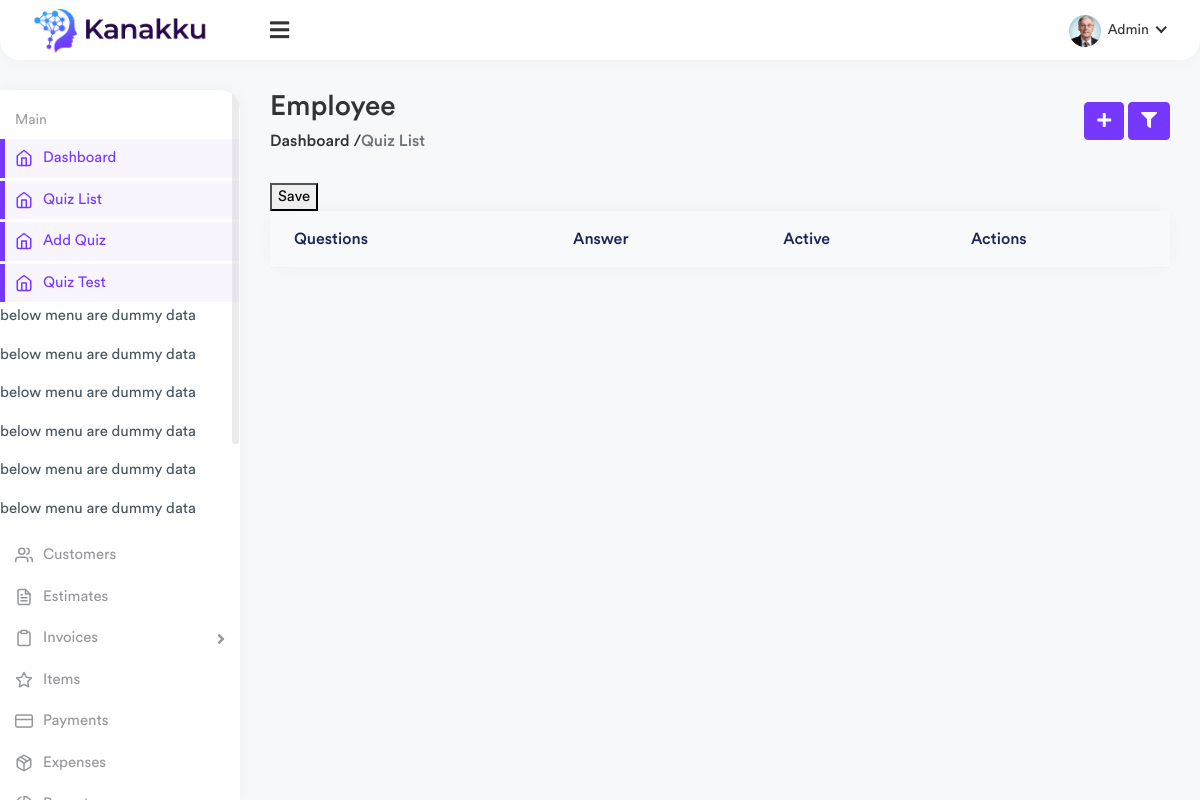
/quiz_list/ (signed in), run on an earlier commit of the app's database.
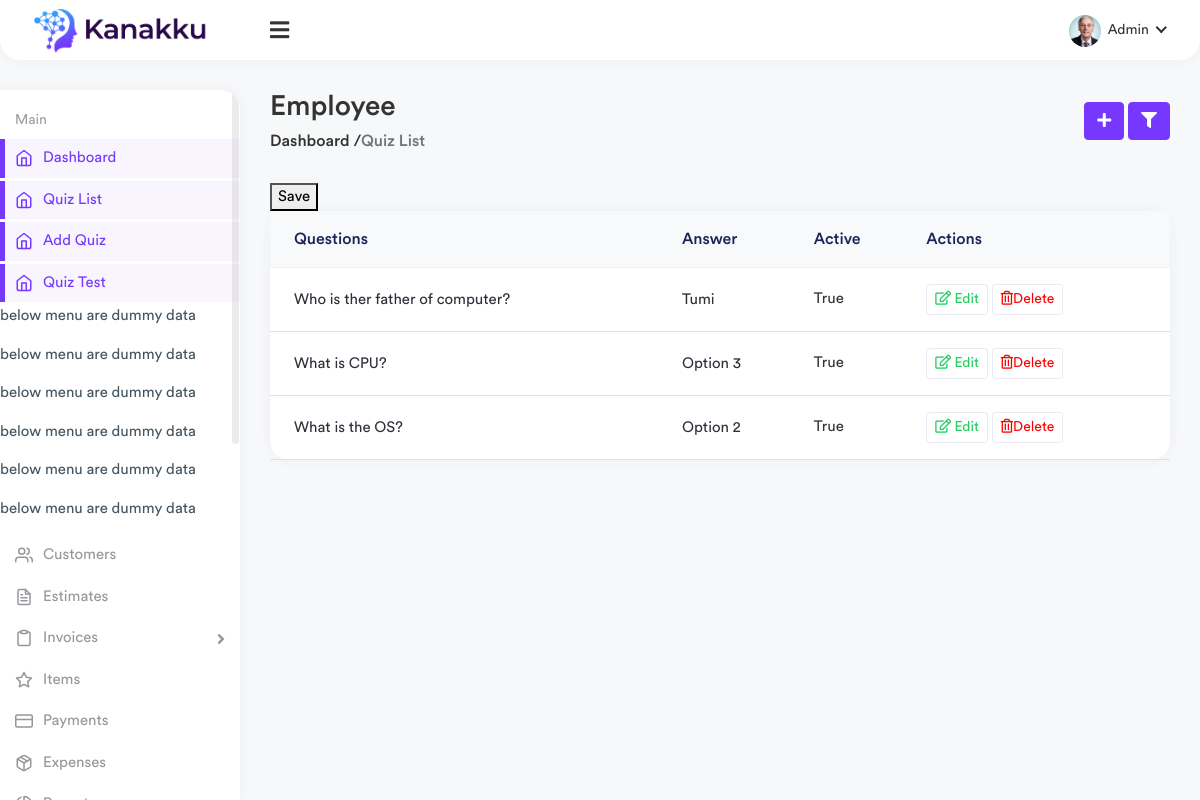
And on a later commit of the database.
### quiz/models.py (models this page shows, shortened)
class Quiz(models.Model):
    course_name = models.ForeignKey(Course, on_delete=models.CASCADE)
    question = models.CharField(max_length=250)
    option_1 = models.CharField(max_length=100)
    option_2 = models.CharField(max_length=100)
    option_3 = models.CharField(max_length=100)
    option_4 = models.CharField(max_length=100)
    marks = models.IntegerField(default=1)
    answer = models.CharField(max_length=100, null=True)
    active = models.BooleanField(default=True)

### quiz/views.py (the view)
# urls.py: path('quiz_list/', views.quiz_list, name="quiz_list" ),
@login_required
def quiz_list(request):
    context={}
    forms = CreateUserProfileForm()
    quizes = Quiz.objects.all()
    context['quizes'] = quizes
    context['forms'] = forms
    return render(request, 'quiz/quiz_list.html', context)

### templates/quiz/quiz_list.html (shortened to what this page needs)
{% extends 'base.html' %}
{% load static %}
{% block body %}
        <div class="content container-fluid">
            <div class="page-header">
                <div class="row align-items-center">
                    <div class="col">
                        <h3 class="page-title">Employee</h3>
                        <ul class="breadcrumb">
                            <li><a href="{% url 'home' %}">Dashboard / </a>
                            </li>
                            <li class="breadcrumb-item active"> Quiz List</li>
                        </ul>
                    </div>
                    <div class="col-auto">
                        <a href="" class="btn btn-primary mr-1">
                            <i class="fas fa-plus"></i>
                        </a>
                        <a class="btn btn-primary filter-btn" href="javascript:void(0);" id="filter_search">
                            <i class="fas fa-filter"></i>
                        </a>
                    </div>
                </div>
            </div>
            <div class="row">
                <form action="" method="post">
                    <button>Save</button>
                </form>
                <div class="col-sm-12">
                    <div class="card card-table">
                        <div class="card-body">
                            <div class="table-responsive">
                                <table class="table table-center table-hover">
                                    <thead class="thead-light">
                                    <tr>
                                        <th>Questions</th>
                                        <th>Answer</th>
                                        <th>Active</th>
                                        <th class="text-right">Actions</th>
                                    </tr>
                                    </thead>
                                    <tbody>
                                    {% for quiz in quizes %}
                                    <tr>
                                        <td>
                                            <h2 class="table-avatar">
                                                {{ quiz.question }}
                                            </h2>
                                        </td>
                                        <td>
                                            <h2>{{ quiz.answer }}</h2>
                                        </td>
                                        <td>
                                            {{ quiz.active }}
                                        </td>
                                        <td class="text-right">
                                            <a href="/dashboard/edit-employee/{{ employee.id }}" class="btn btn-sm btn-white text-success mr-2"><i
                                                    class="far fa-edit mr-1"></i> Edit</a>
                                            <a href="" class="btn btn-sm btn-white text-danger mr-2" data-toggle="modal" data-target="#exampleModal"
                                            onclick="show_modal({{ employee.id }})"><i
                                                    class="far fa-trash-alt mr-1"></i>Delete</a>
                                        </td>
                                    </tr>
                                    {% endfor %}
                                    </tbody>
                                </table>
                            </div>
                        </div>
                    </div>
                </div>
            </div>
        </div>
{% endblock %}

### templates/base.html (shortened to what this page needs)
{% load static %}
<!DOCTYPE html>
<html lang="en">
<head>
    <link rel="stylesheet" href="{% static '' %}assets/css/bootstrap.min.css">
    <link rel="stylesheet" href="{% static '' %}assets/plugins/fontawesome/css/fontawesome.min.css">
    <link rel="stylesheet" href="{% static '' %}assets/plugins/fontawesome/css/all.min.css">
    <link rel="stylesheet" href="{% static '' %}assets/css/style.css">
</head>
<body class="nk-body bg-lighter npc-default has-sidebar no-touch nk-nio-theme">
<div class="main-wrapper">
    {% include 'header.html' %}
    {% include 'sidebar.html' %}
    <div class="page-wrapper">
        {% block body %}
        {% endblock %}
    </div>
</div>
</body>
</html>

### templates/header.html (shortened to what this page needs)
{% load static %}
<div class="header header-one">
        <div class="header-left header-left-one">
            <a href="index.html" class="logo">
                <img src="{% static '' %}assets/img/logo.png" alt="Logo">
            </a>
        </div>
        <a href="javascript:void(0);" id="toggle_btn">
            <i class="fas fa-bars"></i>
        </a>
        <ul class="nav nav-tabs user-menu">
            <li class="nav-item dropdown has-arrow main-drop">
                <a href="#" class="dropdown-toggle nav-link" data-bs-toggle="dropdown">
                    <span class="user-img">
                        <img src="{% static '' %}assets/img/profiles/avatar-01.jpg" alt="">
                    </span>
                    <span>Admin</span>
                </a>
            </li>
        </ul>
    </div>

### templates/sidebar.html (shortened to what this page needs)
<div class="sidebar" id="sidebar">
        <div class="sidebar-inner slimscroll">
            <div id="sidebar-menu" class="sidebar-menu">
                <ul>
                    <li class="menu-title"><span>Main</span></li>
                    <li class="active">
                        <a href="{% url 'home' %}"><i data-feather="home"></i> <span>Dashboard</span></a>
                    </li>
                    <li class="active">
                        <a href="{% url 'quiz_list' %}"><i data-feather="home"></i> <span>Quiz List</span></a>
                    </li>
                    <li class="active">
                        <a href="{% url 'add_quiz' %}"><i data-feather="home"></i> <span>Add Quiz</span></a>
                    </li>
                    <li class="active">
                        <a href="{% url 'quiz_test' %}"><i data-feather="home"></i> <span>Quiz Test</span></a>
                    </li>
                    <p>below menu are dummy data</p>
                    <p>below menu are dummy data</p>
                    <p>below menu are dummy data</p>
                    <p>below menu are dummy data</p>
                    <p>below menu are dummy data</p>
                    <p>below menu are dummy data</p>
                    <li>
                        <a href="customers.html"><i data-feather="users"></i> <span>Customers</span></a>
                    </li>
                    <li>
                        <a href="estimates.html"><i data-feather="file-text"></i> <span>Estimates</span></a>
                    </li>
                    <li class="submenu">
                        <a href="#"><i data-feather="clipboard"></i> <span> Invoices</span> <span
                                class="menu-arrow"></span></a>
                    </li>
                    <li>
                        <a href="invoice-items.html"><i data-feather="star"></i> <span>Items</span></a>
                    </li>
                    <li>
                        <a href="payments.html"><i data-feather="credit-card"></i> <span>Payments</span></a>
                    </li>
                    <li>
                        <a href="expenses.html"><i data-feather="package"></i> <span>Expenses</span></a>
                    </li>
                    <li class="submenu">
                        <a href="#"><i data-feather="pie-chart"></i> <span> Reports</span> </a>
                    </li>
                </ul>
            </div>
        </div>
    </div>

What changed in the data, as far as the page shows it:
added Quiz: question "Who is ther father of computer?", answer "Tumi", active "True"
added Quiz: question "What is CPU?", answer "Option 3", active "True"
added Quiz: question "What is the OS?", answer "Option 2", active "True"
